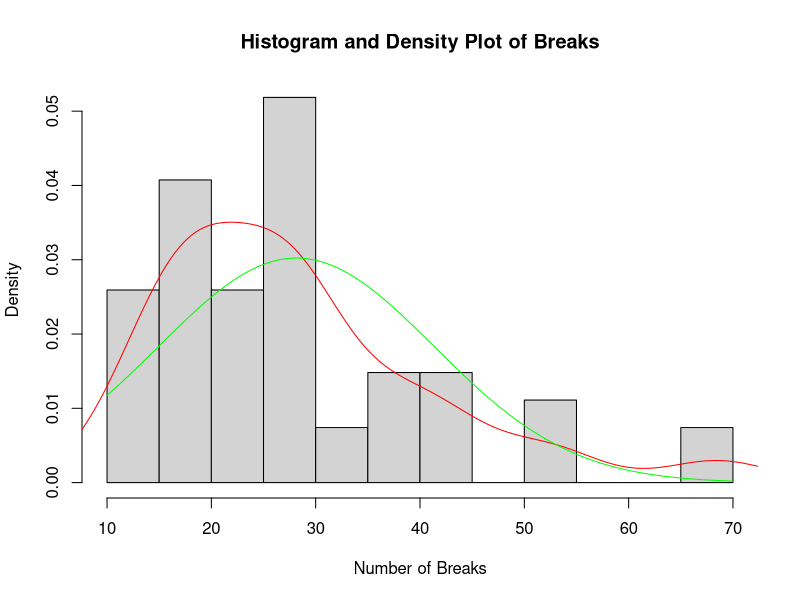
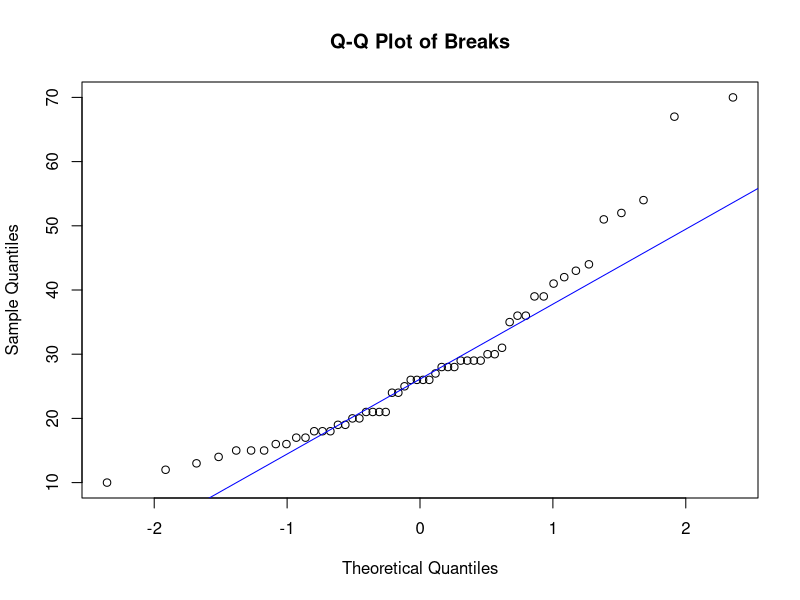
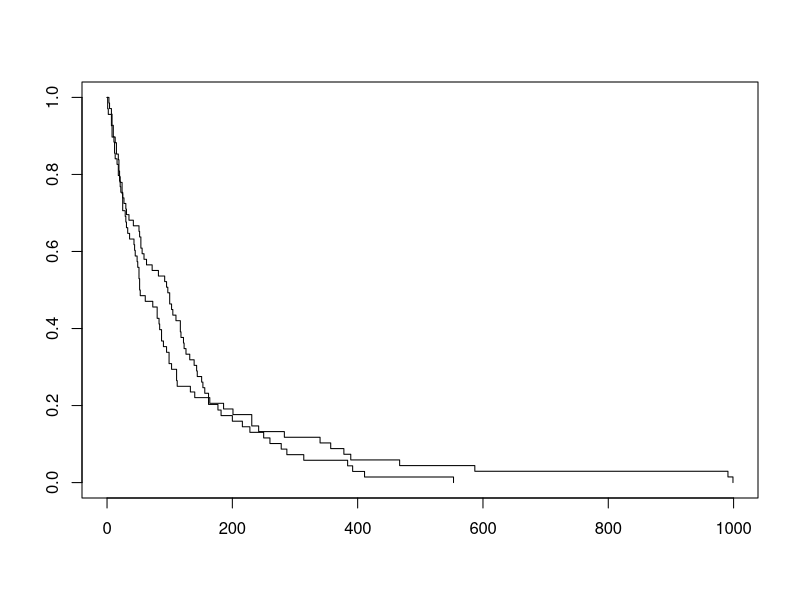
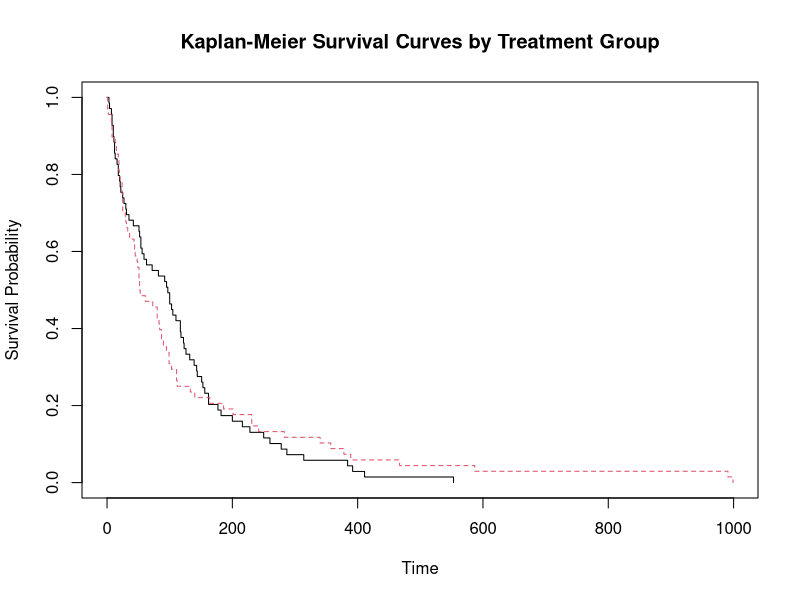

R code for these plots, in order:
## ---- chunk 1
knitr::opts_chunk$set(echo = TRUE)
library(ggplot2)
## ---- chunk 2
data('warpbreaks')
str(warpbreaks)
class(warpbreaks)
summary(warpbreaks)

# Histogram with density plot
hist(warpbreaks$breaks, breaks=20, probability=TRUE, main="Histogram and Density Plot of Breaks", xlab="Number of Breaks")
lines(density(warpbreaks$breaks), col="red", lwd=1)

# Overlay normal distribution for comparison
mean_breaks <- mean(warpbreaks$breaks)
sd_breaks <- sd(warpbreaks$breaks)
curve(dnorm(x, mean=mean_breaks, sd=sd_breaks), add=TRUE, col="green", lwd=1)

# Q-Q plot
qqnorm(warpbreaks$breaks, main="Q-Q Plot of Breaks")
qqline(warpbreaks$breaks, col="blue")

# Shapiro-Wilk normality test
shapiro <- shapiro.test(warpbreaks$breaks)
shapiro
## ---- chunk 3
#H0 = number of breaks follows a normal distribution
#H1 = number of breaks follows a normal distribution
mean_breaks <- mean(warpbreaks$breaks)
sd_breaks <- sd(warpbreaks$breaks)
ks_test <- ks.test(warpbreaks$breaks, "pnorm", mean=mean_breaks, sd=sd_breaks)
print(ks_test)

## ---- chunk 4
#Based on the Kolmogorov-Smirnov and Shapiro-Wilkes tests, we can assume normality of the distribution and thus we can use a two-sample t-test to compare the means of two independent groups (A and B) as it assumes that the data is normally distributed within each group. 

t_test_result <- t.test(breaks ~ wool, data = warpbreaks)
t_test_result
## ---- chunk 5
# To compare the means of three or more independent groups, we could use a one-way ANOVA assuming that the data within each group is normally distributed and that the variances across the groups are equal.

anova_result <- aov(breaks ~ tension, data = warpbreaks)
summary(anova_result)

## ---- chunk 6
# Fit a Poisson regression model
poisson_model <- glm(breaks ~ tension + wool, data = warpbreaks, family = poisson())

# Print the summary of the model fit
summary(poisson_model)
## ---- chunk 7
# summary of model fit

summary_fit <- summary(poisson_model)

# Extract coefficients and p-values
coefficients <- summary_fit$coefficients
coefficients

coefficients[,1]<- exp(coefficients[, "Estimate"])

# Calculate the relative risks of breaking function of the different groups, compared to the reference category

relative_risks <- exp(coefficients[, "Estimate"])
relative_risks


## ---- chunk 8

library(survival)
veteran

## ---- chunk 9
str(veteran)
summary(veteran)
## ---- chunk 10

events_per_group <- table (veteran$trt, veteran$status)
events_per_group
## ---- chunk 11

# Plot of the Kaplan-Meier curves
# Creating a survfit object that compares the two groups
veteran.fit <- survfit(Surv(veteran$time) ~ trt, data = veteran)
plot(veteran.fit)

# Compute Kaplan-Meier survival curves per treatment group
km_fit <- survfit(Surv(veteran$time) ~ veteran$trt, data = veteran)

# Plot Kaplan-Meier curves
plot(km_fit, col = 1:length(km_fit$surv), lty = 1:length(km_fit$surv), 
     xlab = "Time", ylab = "Survival Probability",
     main = "Kaplan-Meier Survival Curves by Treatment Group")


## ---- chunk 12
logrank_test <- survdiff(formula = Surv(veteran$time)~ veteran$trt)
logrank_test
logrank_test$pvalue


## ---- chunk 13
veteran

# Fitting Cox regression model
cox_model <- coxph(Surv(veteran$time, veteran$status) ~ veteran$trt + veteran$karno + veteran$age, data = veteran)
summary(cox_model)

## ---- chunk 14
cox_zph <- cox.zph(cox_model)
print(cox_zph)
